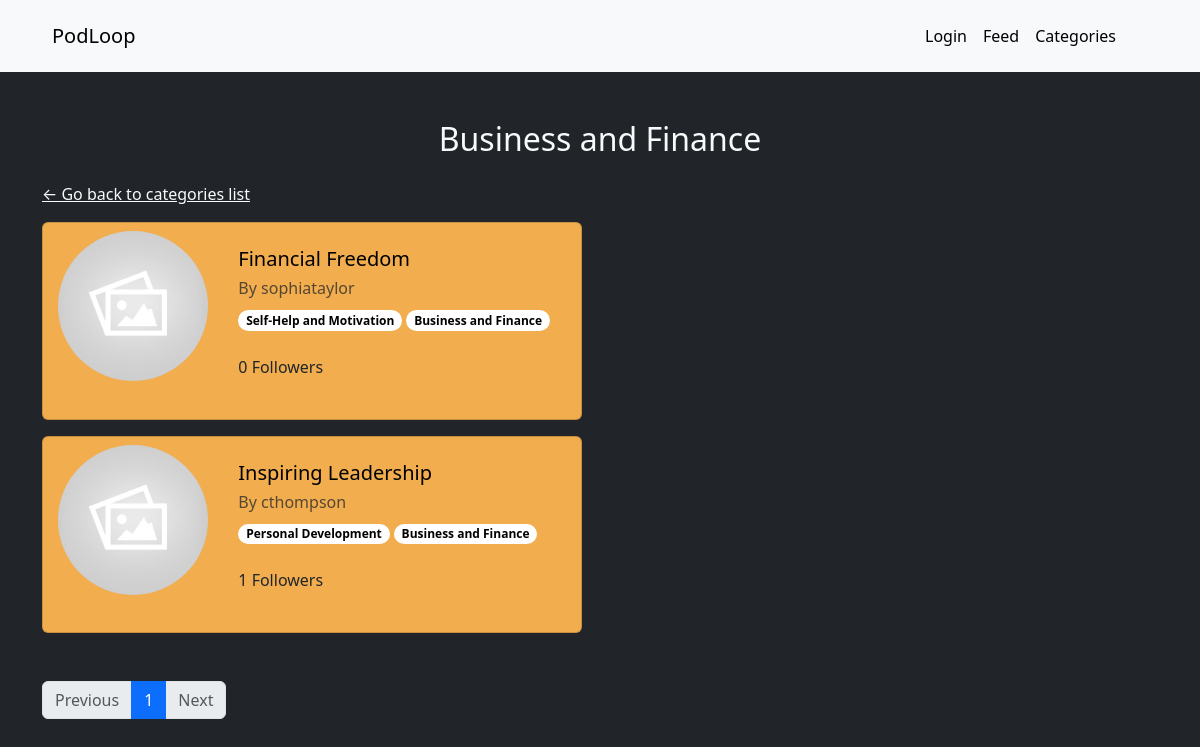
/categories/business-and-finance, run on the app's committed database.
### core/models.py (models this page shows, shortened)
class Category(models.Model):
    name = models.CharField(max_length=50,unique=True,blank=False)
    description = models.CharField(max_length=100,null=True,default=None,blank=True)
    slug = models.CharField(max_length=100,unique=True,null=True)
    class Meta:
        verbose_name_plural = "Categories"

class Podcast(models.Model):
    name = models.CharField(max_length=300,blank=False, unique=True)
    owner = models.ForeignKey(User,on_delete=models.CASCADE,blank=False)
    slug = models.CharField(max_length=500,unique=True,null=True)
    followers = models.ManyToManyField(User,related_name="followed_podcasts",symmetrical=False)
    description = models.CharField(max_length=500,blank=False)
    categories = models.ManyToManyField(Category,related_name="podcasts",symmetrical=False,blank=False)
    podcast_thumbnail = models.FileField(upload_to='images/',blank=True, validators=[validate_image_file])
    class Meta:
        verbose_name_plural = "Podcasts"

### accounts/models.py (models this page shows, shortened)
class User(AbstractBaseUser, PermissionsMixin):
    email = models.EmailField(blank=True, default='', unique=True)
    name = models.CharField(max_length=255, blank=False)
    last_name = models.CharField(max_length=255, blank=False)
    username = models.CharField(max_length=255, blank=False, unique=True)
    is_active = models.BooleanField(default=False)
    is_superuser = models.BooleanField(default=False)
    is_staff = models.BooleanField(default=False)
    is_creator = models.BooleanField(default=False)
    is_email_verified = models.BooleanField(default=False)
    date_joined = models.DateTimeField(default=now, blank=False)
    last_login =  models.DateTimeField(blank=True, null=True)
    link_profile_picture = models.ImageField(upload_to='images')
    objects = CustomUserManager()
    USERNAME_FIELD = 'email'
    EMAIL_FIELD = 'email'
    REQUIRED_FIELDS = ['name','last_name','username']
    class Meta:
        verbose_name = 'User'
        verbose_name_plural = 'Users'

### core/views.py (the view)
# urls.py: path('categories/<slug:slug>', CategoryDetailView, name='category-detail'),
def CategoryDetailView(request,slug):
    template_name = "core/category.html"
    category = get_object_or_404(Category,slug=slug)
    podcasts = Category.objects.get(slug=slug).podcasts.all()
    paginator_controller = Paginator(podcasts, 5)
    if request.GET.get("page"):
       current_page = int(request.GET.get("page"))
    else:
        current_page = 1
    podcasts_list = []
    pagination = {}
    if int(current_page) <= paginator_controller.num_pages:
        current_page_podcasts = paginator_controller.page(current_page)
        for podcast in current_page_podcasts.object_list:
            owner = User.objects.get(id=podcast.owner_id)
            categories = Podcast.objects.get(name=podcast.name).categories.all()
            followers = str(Podcast.objects.get(name=podcast.name).followers.all().count())
            podcasts_list.append({
                "description":podcast.description[:100]+"...",
                "name":podcast.name,
                "podcast_thumbnail":podcast.podcast_thumbnail,
                "owner_username":owner.username,
                "slug":podcast.slug,
                "categories":categories,
                "followers":followers
                })
        pagination["current_page"] = current_page
        pagination["page_controller"] = current_page_podcasts
    context={"podcasts": podcasts_list, "pagination":pagination, "category_name":category.name}
    return render(request, template_name, context=context)

### core/templates/core/category.html
{% extends 'core/base.html' %}
{% load static %}
{% block head %}
<link rel="stylesheet" href="{% static 'css/category.css' %}">
<link rel="stylesheet" href="{% static 'css/badge.css' %}">
{% endblock %} {% block content %}
<div class="mt-5">
  <h2 class="text-center text-light mb-4">{{category_name}}</h2>
  <a href="{% url 'core:categories' %}" class="text-light">&larr; Go back to categories list</a>
  {% for podcast in podcasts %}
  <div class="card mb-3 mt-3 pt-2 pb-2 podcast">
    <div class="row g-0">
      <div class="col-md-4 text-center">
        {% if podcast.podcast_thumbnail %}
        <img
          src="{{ MEDIA_URL }}{{podcast.podcast_thumbnail}}"
          class="img"
          alt="Podcast thumbnail"
        />
        {% else %}
        <img
          src="{{ MEDIA_URL }}images/default_podcast_thumbnail.jpg"
          class="img me-auto ms-auto"
          alt="Podcast thumbnail"
        />
        {% endif %}
      </div>
      <div class="col-md-8">
        <div class="card-body">
          <a href="/podcasts/{{podcast.slug}}" class="link-podcast"
            ><h5 class="card-title">{{podcast.name}}</h5></a
          >
            <h6 class="text-body-secondary">By {{podcast.owner_username}}</h6>
            <div class="category-list">
            {% for category in podcast.categories %}
            <a href="{% url 'core:category-detail' category.slug%}"><span class="badge rounded-pill">{{category.name}}</span></a>
            {% endfor %}
            </div>
          <p class="mt-2">{{podcast.followers}} Followers</p>
        </div>
      </div>
    </div>
  </div>
  {% endfor %}
  {% if not podcasts %}
  <h1 class="text-light text-center mb-5 mt-5">No Podcasts found</h1>
  {% else %}
  <nav aria-label="..." class="ms-auto me-auto mt-5">
    <ul class="pagination">
      {% if pagination.page_controller.has_previous %}
      <li class="page-item">
        <a class="page-link" href="?page={{pagination.current_page|add:"-1"}}">Previous</a>
      </li>
      <li class="page-item"><a class="page-link" href="?page={{pagination.current_page|add:"-1"}}">{{pagination.current_page|add:"-1"}}</a></li>
      {% else %}
      <li class="page-item disabled">
        <a class="page-link" href="?page={{pagination.current_page|add:"-1"}}">Previous</a>
      </li>
      {% endif %}
      <li class="page-item active" aria-current="page">
        <span class="page-link">{{pagination.current_page}}</span>
      </li>
      {% if pagination.page_controller.has_next %}
      <li class="page-item"><a class="page-link" href="?page={{pagination.current_page|add:"1"}}">{{pagination.current_page|add:"1"}}</a></li>
      <li class="page-item">
        <a class="page-link" href="?page={{pagination.current_page|add:"1"}}">Next</a>
      </li>
      {% else %}
      <li class="page-item disabled">
        <a class="page-link" href="?page={{pagination.current_page|add:"1"}}">Next</a>
      </li>
      {% endif %}
    </ul>
  </nav>
</div>
{% endif %} {% endblock %}

### static/css/category.css (style rules this page uses)
.podcast { background-color: #f1ad4e; max-width: 540px; }
.img { height: 150px; width: 150px; object-fit: cover; border-radius: 50%; }
.link-podcast { text-decoration: none; color:black; }

### static/css/badge.css (style rules this page uses)
.badge { background-color: #fff; color:black; }
.category-list { overflow-x: auto; white-space: nowrap; width: 100%; height: auto; display: inline-block; }
.category-list a { display: inline-block; margin-bottom:10px; }

### data on the page
Category: name "Business and Finance"
Podcast: name "Financial Freedom"
User: owner_username "sophiataylor"
Category: name "Self-Help and Motivation"
Podcast: name "Inspiring Leadership"
User: owner_username "cthompson"
Category: name "Personal Development"

### other printed values
{{ podcast.followers }} "0" "1"
{{ pagination.current_page }} "1"
